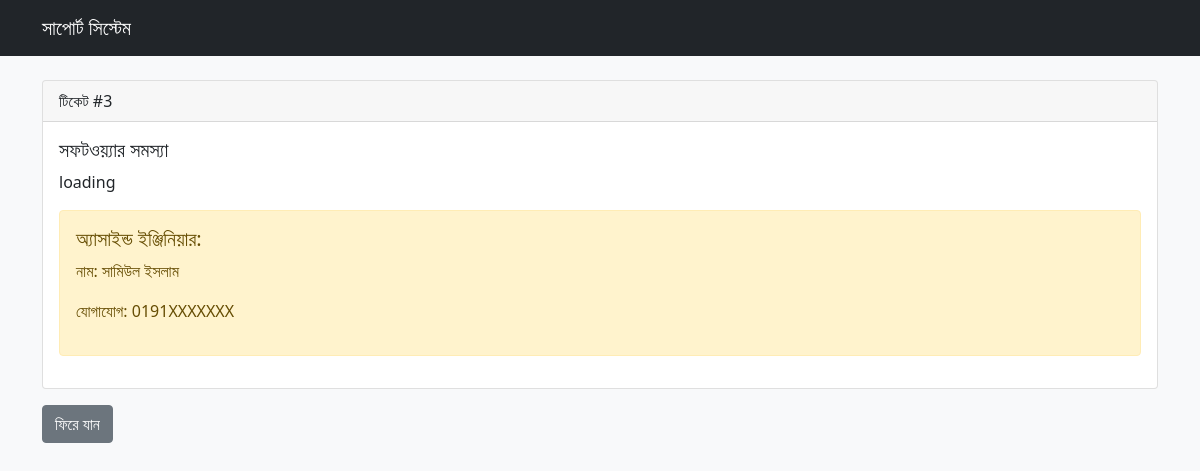
Page /ticket/3 on the committed database.
### app.py (models this page shows)
class Ticket(db.Model):
    id = db.Column(db.Integer, primary_key=True)
    customer_id = db.Column(db.Integer, db.ForeignKey('customer.id'))
    service_type = db.Column(db.String(50))
    problem_description = db.Column(db.String(500))
    status = db.Column(db.String(20), default='Open')
    solution = db.Column(db.String(500))
    assigned_engineer = db.Column(db.Integer, db.ForeignKey('engineer.id'))

class Engineer(db.Model):
    id = db.Column(db.Integer, primary_key=True)
    name = db.Column(db.String(100))
    expertise = db.Column(db.String(100))
    contact = db.Column(db.String(20))

### app.py (the view)
@app.route('/ticket/<int:ticket_id>')
def view_ticket(ticket_id):
    ticket = Ticket.query.get(ticket_id)
    engineer = Engineer.query.get(ticket.assigned_engineer) if ticket.assigned_engineer else None
    return render_template('ticket.html', ticket=ticket, engineer=engineer)

### templates/ticket.html
{% extends "base.html" %}
{% block content %}
<div class="card">
    <div class="card-header">
        টিকেট #{{ ticket.id }}
    </div>
    <div class="card-body">
        <h5 class="card-title">{{ ticket.service_type }} সমস্যা</h5>
        <p class="card-text">{{ ticket.problem_description }}</p>
        {% if ticket.status == 'Auto-Resolved' %}
            <div class="alert alert-success">
                <h5>স্বয়ংক্রিয় সমাধান:</h5>
                {{ ticket.solution }}
            </div>
        {% else %}
            <div class="alert alert-warning">
                <h5>অ্যাসাইন্ড ইঞ্জিনিয়ার:</h5>
                {% if engineer %}
                    <p>নাম: {{ engineer.name }}</p>
                    <p>যোগাযোগ: {{ engineer.contact }}</p>
                {% else %}
                    <p>কোন ইঞ্জিনিয়ার অ্যাসাইন করা হয়নি</p>
                {% endif %}
            </div>
        {% endif %}
    </div>
</div>
<a href="{{ url_for('dashboard') }}" class="btn btn-secondary mt-3">ফিরে যান</a>
{% endblock %}

### rows in the picture
Ticket: id "3", service_type "সফটওয়্যার", problem_description "loading"
Engineer: name "সামিউল ইসলাম", contact "0191XXXXXXX"
